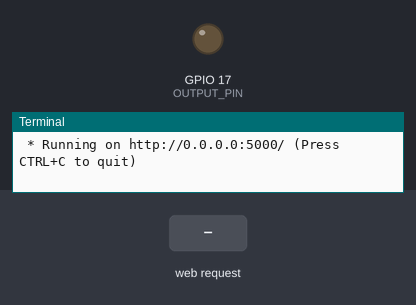
This program was run on a simulated Raspberry Pi (BCM pin numbers). Parts: output pins drawn as LEDs (lit = HIGH), the last lines printed to the terminal. The test bench sets the inputs (shaded band). The clock reads 2024-03-15 10:24:30 at power-on unless the program sets it.

Above: at 1.2 s.
1.3 s: HTTP request for /on received
At 2.6 s:
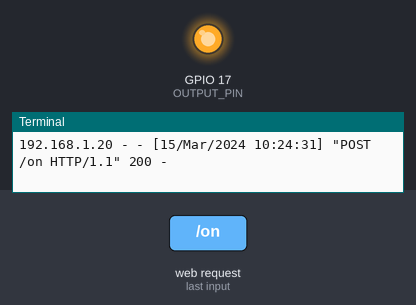
4.3 s: HTTP request for /off received
At 4.9 s:
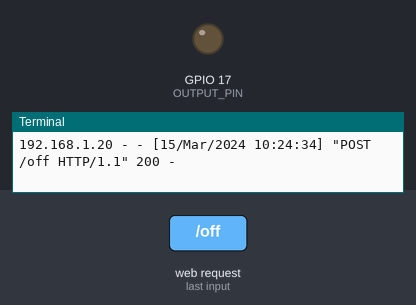
Timing chart, 0 to 7.3 s (numbered marks = the images above; inputs shaded):
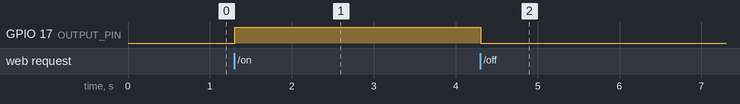

The program:

webserver.py
```python
#Raspberry Pi Webserver
#Hosts app and communicates with arduino

from flask import Flask, render_template_string, jsonify
import RPi.GPIO as GPIO
import time

#Gpio config
INPUT_PIN = 27
OUTPUT_PIN = 17

GPIO.setmode(GPIO.BCM)
GPIO.setup(INPUT_PIN, GPIO.IN, pull_up_down=GPIO.PUD_DOWN)
GPIO.setup(OUTPUT_PIN, GPIO.OUT)
GPIO.output(OUTPUT_PIN, GPIO.LOW)

#Flask init
app = Flask(__name__)

#Web interface (HTML & JS)
HTML = """
<!doctype html>
<title>GPIO Control</title>

<style>
body {
    margin: 0;
    height: 100vh;
    display: flex;
    align-items: center;
    justify-content: center;
    font-family: Arial, sans-serif;
    background-color: #f2f2f2;
}

.container {
    text-align: center;
    width: 100%;
}

#status-box {
    width: 200px;
    height: 200px;
    background-color: red;
    border: 4px solid black;
    margin: 30px auto;
    border-radius: 12px;
}

#hold-btn {
    width: 90vw;
    max-width: 600px;
    height: 140px;
    font-size: 36px;
    border-radius: 16px;
    border: none;
    background-color: red;
    color: white;
    cursor: pointer;
}

#hold-btn:active {
    background-color: #555;
    transform: scale(0.98);
}

.controls {
    margin-top: 30px;
}

label {
    font-size: 20px;
}

input[type="range"] {
    width: 80%;
}
</style>

<div class="container">
    <h1>Tracking Status</h1>
    <div id="status-box"></div>

    <h1>Manual Fire</h1>
    <button id="hold-btn">FIRE</button>

    <div class="controls">
        <p>
            <label>
                <input type="checkbox" id="autoToggle">
                Automatic Fire
            </label>
        </p>

        <p>
            Track Time Before Firing:
            <span id="sliderVal">1.0</span>s
        </p>
        <input type="range" id="timeSlider"
               min="0.5" max="5" step="0.5" value="1">
    </div>
</div>

<script>
const box = document.getElementById("status-box");
const btn = document.getElementById("hold-btn");
const toggle = document.getElementById("autoToggle");
const slider = document.getElementById("timeSlider");
const sliderVal = document.getElementById("sliderVal");

sliderVal.textContent = slider.value;

let greenStart = null;
let autoHolding = false;


function updateStatus() {
    fetch("/status")
        .then(r => r.json())
        .then(data => {
            const isGreen = data.state;

            if (!toggle.checked) {
                // Auto off: normal behavior
                box.style.backgroundColor = isGreen ? "green" : "red";
                greenStart = null;
                return;
            }

            const now = Date.now();

            if (isGreen) {
                if (!greenStart) {
                    greenStart = now;
                }

                const elapsed = (now - greenStart) / 1000;

                if (elapsed >= slider.value && !autoHolding) {
                    fetch("/on", {method: "POST"});
                    autoHolding = true;
                    box.style.backgroundColor = "green"; // auto holding active
                } else if (!autoHolding) {
                    box.style.backgroundColor = "yellow"; // waiting for slider time
                }
            } else {
                greenStart = null;
                if (autoHolding) {
                    fetch("/off", {method: "POST"});
                    autoHolding = false;
                }
                box.style.backgroundColor = "red"; // input off
            }
        });
}

setInterval(updateStatus, 200);

btn.addEventListener("mousedown", () => {
    if (!toggle.checked) fetch("/on", {method: "POST"});
});
btn.addEventListener("mouseup", () => {
    if (!toggle.checked) fetch("/off", {method: "POST"});
});
btn.addEventListener("mouseleave", () => {
    if (!toggle.checked) fetch("/off", {method: "POST"});
});

btn.addEventListener("touchstart", () => {
    if (!toggle.checked) fetch("/on", {method: "POST"});
});
btn.addEventListener("touchend", () => {
    if (!toggle.checked) fetch("/off", {method: "POST"});
});


toggle.addEventListener("change", () => {
    slider.disabled = toggle.checked;
    greenStart = null;

    if (!toggle.checked && autoHolding) {
        fetch("/off", {method: "POST"});
        autoHolding = false;
    }
});

slider.addEventListener("input", () => {
    sliderVal.textContent = slider.value;
});
</script>
"""

#Flask routes
@app.route("/")
def index():
    return render_template_string(HTML)

@app.route("/status")
def status():
    state = GPIO.input(INPUT_PIN)
    return jsonify({"state": bool(state)})

@app.route("/on", methods=["POST"])
def on():
    GPIO.output(OUTPUT_PIN, GPIO.HIGH)
    return ("", 204)

@app.route("/off", methods=["POST"])
def off():
    GPIO.output(OUTPUT_PIN, GPIO.LOW)
    return ("", 204)

#Entry point
if __name__ == "__main__":
    try:
        app.run(host="0.0.0.0", port=5000)
    finally:
        GPIO.cleanup()
```

Measured:
- after the input at 1.3 s, GPIO 17 (OUTPUT_PIN): LOW → HIGH at once
- after the input at 4.3 s, GPIO 17 (OUTPUT_PIN): HIGH → LOW at once
